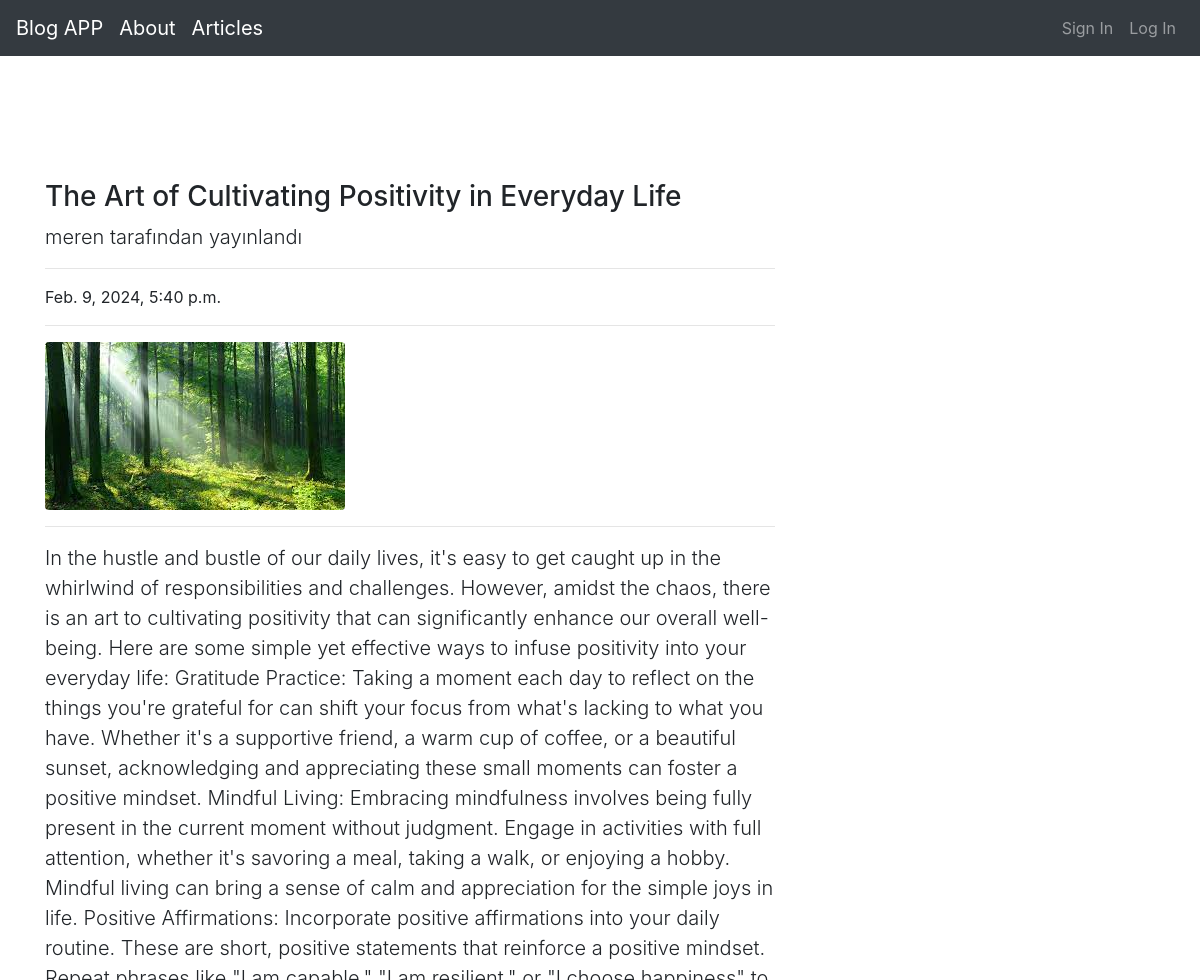
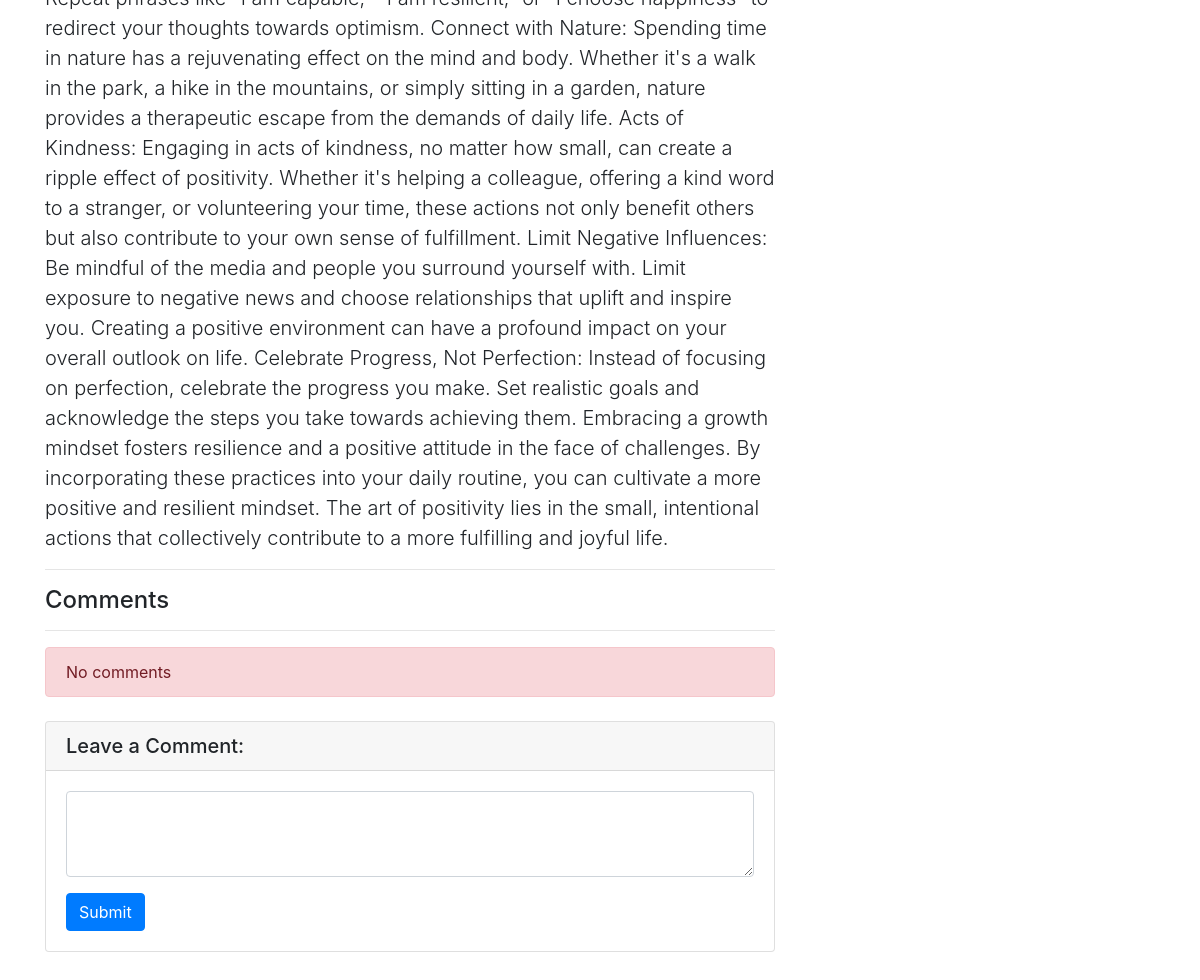
The app's page /articles/article/18 with its own data (2 pictures, top to bottom).
### article/models.py (models this page shows, shortened)
class Article(models.Model):
    author = models.ForeignKey("auth.User",on_delete=models.CASCADE)
    title = models.CharField(max_length=200)
    content = models.TextField()
    created_date = models.DateTimeField(auto_now_add=True)
    article_image = models.FileField(blank=True, null= True, verbose_name="Add file to article")
    class Meta:
        ordering = ['-created_date']

### article/views.py (the view)
# urls.py: path('article/<int:id>',views.showDetail,name="showdetail"),
def showDetail(request,id):
    article = get_object_or_404(Article,id=id)
    comments = article.comments.all()
    return render(request,"detail.html",{"article":article,"comments":comments})

### templates/detail.html (shortened to what this page needs)
{% extends "layout.html" %}
{% block body %}
<div class="row">
    <div class="col-lg-8">
      <h3 class="mt-4">{{article.title}}</h3>
      <p class="lead">
        {{article.author.username}} tarafından yayınlandı
      </p>
      <hr>
      <p>{{article.created_date}}</p>
      <hr>
      {% if article.article_image %}
      <img class="img-fluid rounded" src="{{article.article_image.url}}" alt="">
      {% endif %}
      <hr>
      <p class="lead">
          {{article.content|safe}}
      </p>
      <hr>
        <h4>Comments</h4>
    <hr>
    {% if comments %}
        {% for comment in comments %}
        <div class="media mb-4">
        <img class="d-flex mr-3 rounded-circle" src="http://placehold.it/50x50" alt="">
        <div class="media-body">
          <h5 class="mt-0">{{comment.comment_author}}</h5>
            {{ comment.comment_date }}<br>
          {{ comment.comment_content }}
        </div>
      </div>
        {% endfor %}
    {% else %}
        <div class="alert alert-danger">No comments</div>
    {% endif %}
         <div class="card my-4">
        <h5 class="card-header">Leave a Comment:</h5>
        <div class="card-body">
          <form method= "post" action="{% url 'article:comment' article.id %}">
            <div class="form-group">
              <textarea name="comment" class="form-control" rows="3"></textarea>
            </div>
            <button type="submit" class="btn btn-primary">Submit</button>
          </form>
        </div>
      </div>
        </div>
 </div>
{% endblock body %}

### records on screen
Article: title "The Art of Cultivating Positivity in Everyday Life", author.username "meren", created_date "Feb. 9, 2024, 5:40 p.m.", article_image (picture), content "In the hustle and bustle of our daily lives, it's easy to get caught up in the whirlwind of responsibilities and challenges. However, amidst the chaos, there is an art to cultivating positivity that can significantly enhance our overall well-being. Here are some simple yet effective ways to infuse positivity into your everyday life: Gratitude Practice: Taking a moment each day to reflect on the things you're grateful for can shift your focus from what's lacking to what you have. Whether it's a supportive friend, a warm cup of coffee, or a beautiful sunset, acknowledging and appreciating these small moments can foster a positive mindset. Mindful Living: Embracing mindfulness involves being…"
